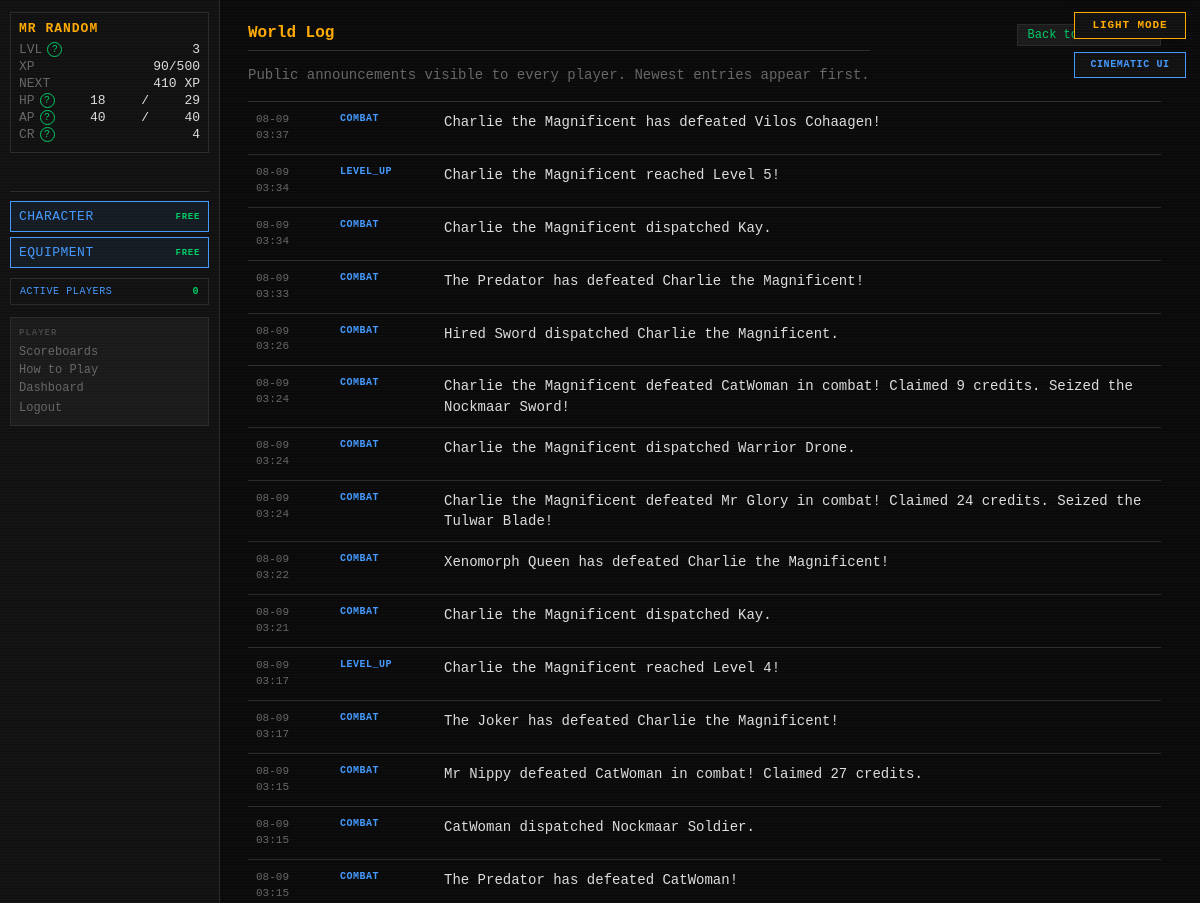
The page /feed/global (signed in, upper part) on the database as committed earlier.
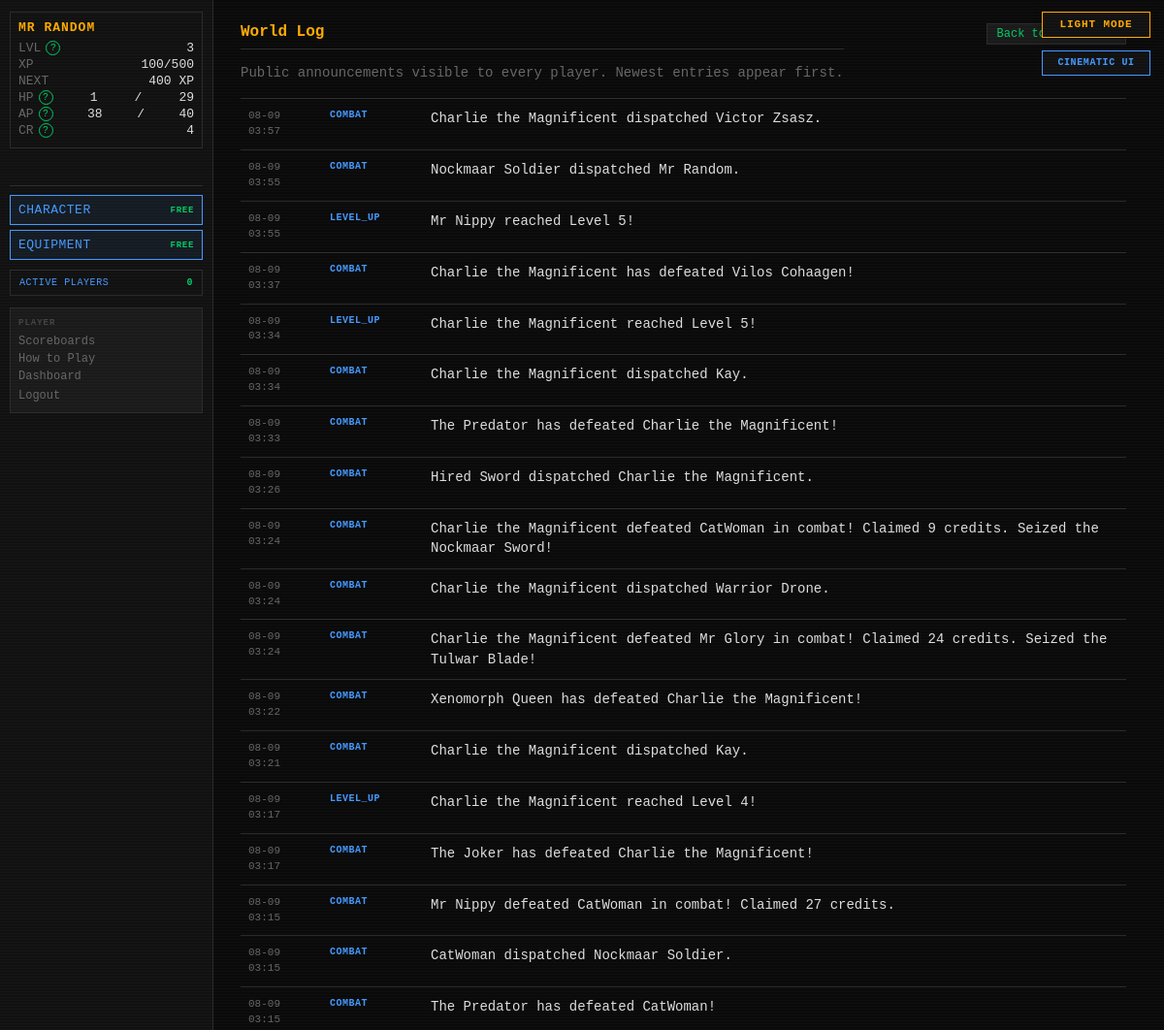
The same page on the database as committed later.
### tables this page shows
CREATE TABLE players (
    id                  INTEGER PRIMARY KEY AUTOINCREMENT,
    username            TEXT    UNIQUE NOT NULL,
    password_hash       TEXT    NOT NULL,
    email               TEXT    UNIQUE NOT NULL,
    character_name      TEXT    NOT NULL,
    sex                 TEXT    NOT NULL,
    class_id            INTEGER REFERENCES classes(id),
    str_stat            INTEGER NOT NULL DEFAULT 1,
    end_stat            INTEGER NOT NULL DEFAULT 1,
    agi_stat            INTEGER NOT NULL DEFAULT 1,
    lck_stat            INTEGER NOT NULL DEFAULT 1,
    per_stat            INTEGER NOT NULL DEFAULT 1,
    level               INTEGER NOT NULL DEFAULT 1,
    xp                  INTEGER NOT NULL DEFAULT 0,
    current_hp          INTEGER NOT NULL,
    current_ap          INTEGER NOT NULL,
    credits             INTEGER NOT NULL DEFAULT 25,
    equipped_weapon_id  INTEGER REFERENCES inventory_items(id),
    equipped_armor_id   INTEGER REFERENCES inventory_items(id),
    equipped_special_id INTEGER REFERENCES inventory_items(id),
    in_combat           INTEGER NOT NULL DEFAULT 0,
    pending_levelup     INTEGER NOT NULL DEFAULT 0,
    pending_perk        INTEGER NOT NULL DEFAULT 0,
    combat_preference   TEXT    NOT NULL DEFAULT "Balanced",
    is_banned           INTEGER NOT NULL DEFAULT 0,
    retired_at          TEXT,
    last_login_at       TEXT,
    created_at          TEXT    NOT NULL DEFAULT (datetime('now'))
);

CREATE TABLE daily_feed (
    id                INTEGER PRIMARY KEY AUTOINCREMENT,
    feed_scope        TEXT    NOT NULL,
    player_id         INTEGER REFERENCES players(id),
    flavor_text       TEXT    NOT NULL,
    event_category    TEXT    NOT NULL,
    combat_session_id INTEGER REFERENCES combat_sessions(id),
    occurred_at       TEXT    NOT NULL DEFAULT (datetime('now'))
);

### routes/feeds.py (the view)
@bp.route("/feed/global")
def global_log():
    rows = execute(
        """SELECT id,flavor_text,event_category,occurred_at,combat_session_id
           FROM daily_feed WHERE feed_scope='GLOBAL'
           ORDER BY datetime(occurred_at) DESC,id DESC LIMIT 500"""
    )
    return render_template("feeds/global_log.html", entries=rows)

### app.py (called while the page is built)
def _context_processor() -> dict:
    settings = get_all_settings()
    player = g.get("player")
    if not player:
        return {"settings": settings}
    active_count = execute_one(
        """SELECT COUNT(DISTINCT q.player_id) AS cnt FROM action_queue q
           JOIN players p ON p.id=q.player_id
           WHERE datetime(q.created_at)>=datetime('now','-5 minutes') AND p.is_banned=0"""
    )["cnt"]
    return {"player": player, "settings": settings,
            "active_player_count": active_count}

def _check_auth():
    if request.endpoint in _AUTH_EXEMPT:
        return None
    if not session.get("player_id"):
        return redirect(url_for("auth.login"))
    return None

def _load_player():
    player_id = session.get("player_id")
    if not player_id:
        return None
    reconcile_combat_state(player_id)
    player = get_player(player_id)
    if player is None:
        session.clear()
        return redirect(url_for("auth.login"))
    g.player = player
    return None

### database.py (called while the page is built)
def dict_factory(cursor: sqlite3.Cursor, row: tuple) -> dict:
    return {col[0]: val for col, val in zip(cursor.description, row)}

### templates/feeds/global_log.html (shortened to what this page needs)
{% extends "base.html" %}
{% block content %}
<main class="world-log-page">
    <header class="world-log-header">
        <div>
            <h1 class="page-title">World Log</h1>
            <p class="sheet-subtitle">Public announcements visible to every player. Newest entries appear first.</p>
        </div>
        <a class="btn-small" href="{{ url_for('dashboard.index') }}">Back to Dashboard</a>
    </header>
    <section class="world-log-list" aria-label="Global announcement history">
        {% for entry in entries %}
        <article class="world-log-entry">
            <time class="world-log-time" datetime="{{ entry.occurred_at }}">{{ entry.occurred_at[5:10] }}<br>{{ entry.occurred_at[11:16] }}</time>
            <span class="world-log-category">{{ entry.event_category or 'WORLD' }}</span>
            <span class="world-log-text">{{ entry.flavor_text }}</span>
        </article>
        {% else %}
        <p class="active-effects-empty">No world announcements have been recorded yet.</p>
        {% endfor %}
    </section>
</main>
{% endblock %}

### templates/base.html (shortened to what this page needs)
<!DOCTYPE html>
<html lang="en">
<head>
<link rel="stylesheet" href="{{ url_for('static', filename='style.css') }}">
</head>
<body class="{{ 'authenticated' if player else 'auth-page' }} {% block body_class %}{% endblock %}">
{% if settings.get('ALLOW_PLAYER_COLOR_OVERRIDE', true) %}<button id="theme-toggle" type="button" aria-label="Switch color theme" aria-pressed="false">
</button>{% endif %}
{% if settings.get('ALLOW_PLAYER_INTERFACE_OVERRIDE', true) %}
<button id="interface-toggle" type="button" aria-label="Switch interface style" aria-pressed="false">
</button>
{% endif %}
{% if player %}
<div id="left-col">
    <div id="status-block">
        <div class="status-name">{{ player.character_name }}</div>
        <div class="status-line">
            <span class="label">LVL</span>
            <span id="status-level">{{ player.level }}</span>
        </div>
        <div class="status-line">
            <span class="label">XP</span>
            <span><span id="status-xp">{{ player.xp }}</span><span id="status-xp-threshold">{% if player.get('next_level_xp') is not none %}/{{ player.get('next_level_xp') }}{% endif %}</span></span>
        </div>
        <div class="status-line" title="Experience still needed to reach level {{ player.level + 1 }}">
            <span class="label">NEXT</span>
            <span id="status-xp-next">{% if player.get('xp_to_next_level') is none %}MAX{% elif player.get('xp_to_next_level') <= 0 %}LEVEL UP{% else %}{{ player.get('xp_to_next_level') }} XP{% endif %}</span>
        </div>
        <div class="status-line">
            <span class="label">HP</span>
            <span id="status-hp">{{ player.current_hp }}</span>/<span id="status-maxhp">{{ player.max_hp }}</span>
        </div>
        <div class="status-line">
            <span class="label">AP</span>
            <span id="status-ap">{{ player.current_ap }}</span>/<span id="status-maxap">{{ player.max_ap }}</span>
        </div>
        <div class="status-line">
            <span class="label">CR</span>
            <span id="status-credits">{{ player.credits }}</span>
        </div>
    </div>
    <div class="free-action-buttons" aria-label="Free character actions">
        <a class="action-btn free-action-btn" href="{{ url_for('character.index') }}">
            CHARACTER <span class="free-cost">FREE</span>
        </a>
        <a class="action-btn free-action-btn" href="{{ url_for('character.equipment') }}">
            EQUIPMENT <span class="free-cost">FREE</span>
        </a>
    </div>
    <button id="active-players-toggle" class="active-players-toggle" type="button"
            data-url="{{ url_for('feeds.active_players') }}" aria-haspopup="dialog">
        ACTIVE PLAYERS <span id="active-player-count">{{ active_player_count }}</span>
    </button>
    <nav id="left-nav">
        <span class="nav-heading">PLAYER</span>
        <a href="{{ url_for('scoreboards.index') }}">Scoreboards</a>
        <a href="{{ url_for('feeds.game_help') }}">How to Play</a>
        <a href="{{ url_for('dashboard.index') }}">Dashboard</a>
        <form action="{{ url_for('auth.logout') }}" method="POST" style="margin:0">
            <button type="submit" class="nav-link-btn">Logout</button>
        </form>
    </nav>
</div>
{% endif %}
<div id="main">
    {% block content %}{% endblock %}
</div>
</body>
</html>

Rows that differ between the two databases and show on the page:
changed players "MR RANDOM": xp "90" → "100"; current_hp "18" → "1"; current_ap "40" → "38"
added daily_feed: occurred_at "08-09", occurred_at "03:57", event_category "COMBAT", flavor_text "Charlie the Magnificent dispatched Victor Zsasz."
added daily_feed: occurred_at "08-09", occurred_at "03:55", event_category "COMBAT", flavor_text "Nockmaar Soldier dispatched Mr Random."
added daily_feed: occurred_at "08-09", occurred_at "03:55", event_category "LEVEL_UP", flavor_text "Mr Nippy reached Level 5!"
Other text that changed with them:
{{ player.get('xp_to_next_level') }}: "410" → "400"
